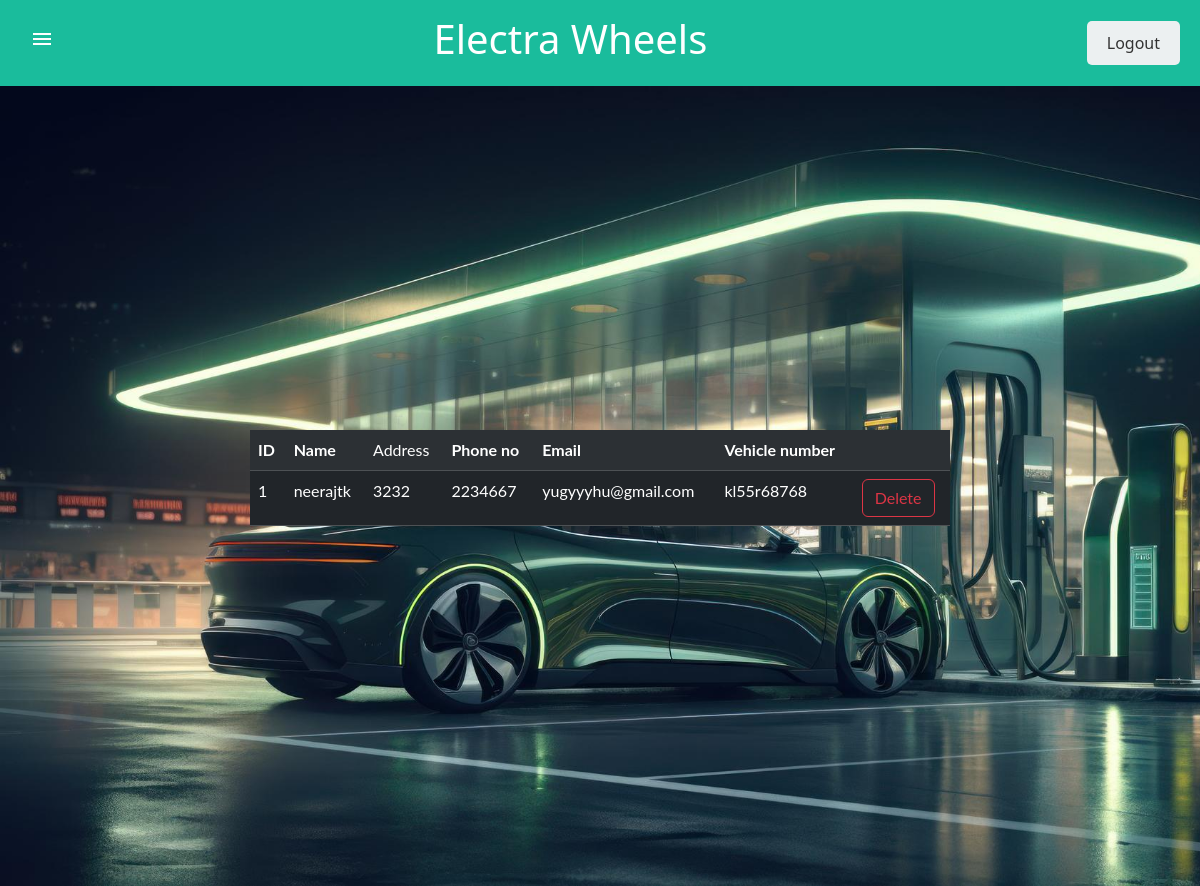
The page /user/ on the database as committed earlier.
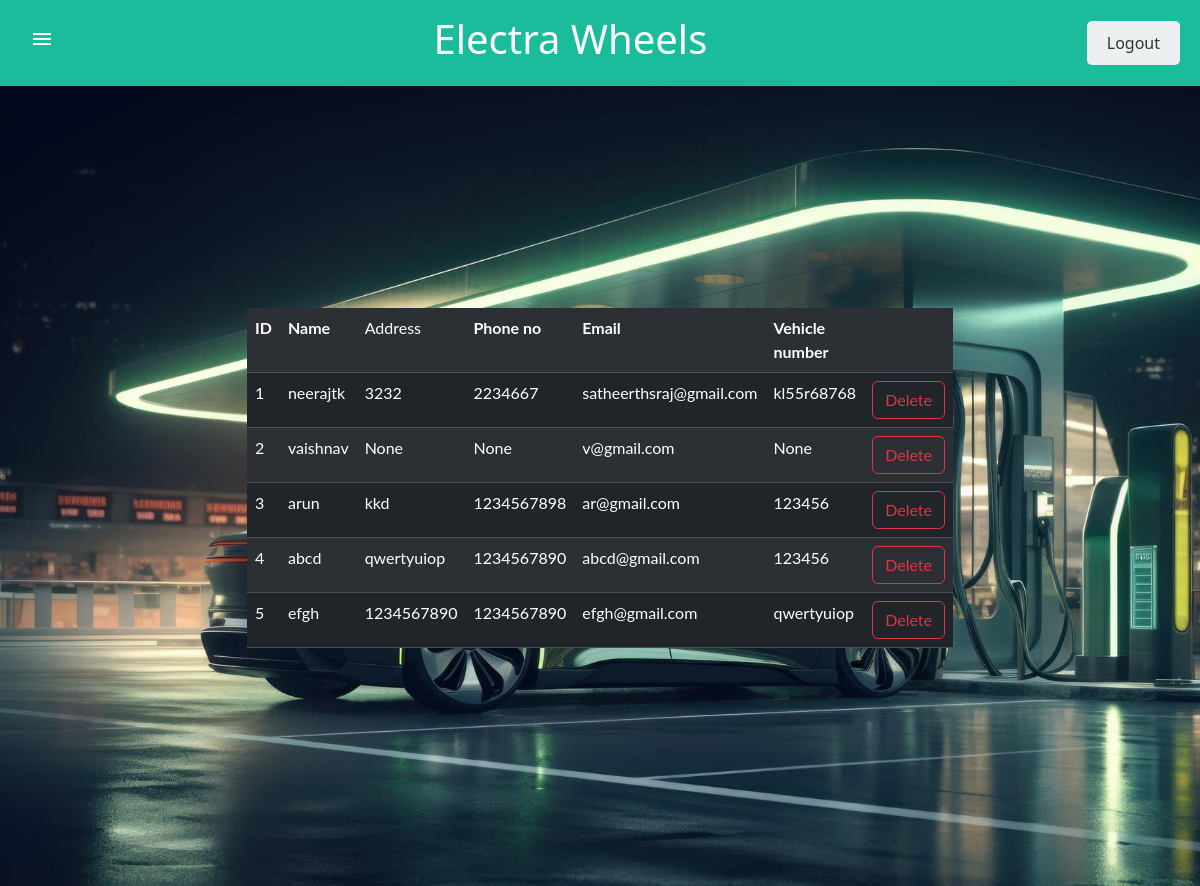
The same page on the database as committed later.
### evapp/models.py (models this page shows)
class UserTable(models.Model):
    LOGIN=models.ForeignKey(Logintable, on_delete=models.CASCADE)
    Name = models.CharField(max_length=30, blank=True, null=True)
    Address = models.CharField(max_length=300, blank=True, null=True)
    Phone= models.BigIntegerField(null=True, blank=True)
    Email = models.CharField(max_length=30, blank=True, null=True)
    Vehiclenumber = models.CharField(max_length=30, blank=True, null=True)

### evapp/views.py (the view)
# urls.py: path('user/',UserPage.as_view(), name="user"),
class UserPage(View):
    login_url='/'
    def get(self,request):
        obj = UserTable.objects.all()
        return render(request, 'manage user.html',{'obj':obj})

### template/manage user.html
{% extends 'admin_home.html'%}
{%block body%}
    <div class="body">
       <table class="table table-dark table-striped" style="width: 700px;">
        <tr>
            <th>ID</th>
            <th>Name</th>
            <td>Address</td>
            <th>Phone no</th>
            <th>Email</th>
            <th>Vehicle number</th>
            <th>  </th>
        </tr>
        {% for i in obj %}
        <tr>
            <td>{{ forloop.counter}}</td>
            <td>{{ i.Name }}</td>
            <td>{{ i.Address }}</td>
            <td>{{i.Phone}}</td>
            <td>{{i.Email}}</td>
            <td>{{i.Vehiclenumber}}</td>
            <td><a href="/delete_user/{{i.LOGIN.id}}" class="btn btn-outline-danger" onclick="return confirm('are you confirm')">Delete</a></td>
        </tr>
        {% endfor %}
    </table>
</div>
{% endblock %}

Rows that differ between the two databases and show on the page:
changed UserTable "neerajtk": Email "yugyyyhu@gmail.com" → "satheerthsraj@gmail.com"
added UserTable: Name "vaishnav", Address "None", Phone "None", Email "v@gmail.com", Vehiclenumber "None"
added UserTable: Name "arun", Address "kkd", Phone "1234567898", Email "ar@gmail.com", Vehiclenumber "123456"
added UserTable: Name "abcd", Address "qwertyuiop", Phone "1234567890", Email "abcd@gmail.com", Vehiclenumber "123456"
added UserTable: Name "efgh", Address "1234567890", Phone "1234567890", Email "efgh@gmail.com", Vehiclenumber "qwertyuiop"
